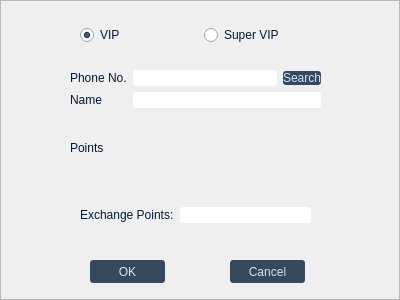
<?xml version="1.0" encoding="UTF-8"?>
<ui version="4.0">
 <class>GiftsDialog</class>
 <widget class="QDialog" name="GiftsDialog">
  <property name="geometry">
   <rect>
    <x>0</x>
    <y>0</y>
    <width>400</width>
    <height>300</height>
   </rect>
  </property>
  <property name="windowTitle">
   <string>Gifts exchange</string>
  </property>
  <property name="styleSheet">
   <string notr="true">QPushButton{
	font: 13pt &quot;Arial Rounded MT Bold&quot;;
background-color:rgba(1,25,53,200);
color:rgba(208,233,255);
bordercolor:rgba(1,25,53,90);
border-radius:3px;
}
QLabel
{
font: 11pt &quot;Arial&quot;;
color:rgb(1, 25, 53);
}
QLineEdit
{
border-color:rgba(255,255,255,200);
font: 11pt &quot;Arial&quot;;
border-color:rgba(1,25,53,50);
           border-radius:3px;
         background-color:rgba(255,255,255);
      color:rgba(1,25,53);
}
QRadioButton
{
font: 11pt &quot;Arial Rounded MT Bold&quot;;
color:rgb(1, 25, 53);
}
</string>
  </property>
  <widget class="QWidget" name="horizontalLayoutWidget">
   <property name="geometry">
    <rect>
     <x>80</x>
     <y>20</y>
     <width>241</width>
     <height>31</height>
    </rect>
   </property>
   <layout class="QHBoxLayout" name="horizontalLayout">
    <item>
     <widget class="QRadioButton" name="vipButton">
      <property name="text">
       <string>VIP</string>
      </property>
      <property name="checked">
       <bool>true</bool>
      </property>
     </widget>
    </item>
    <item>
     <widget class="QRadioButton" name="svipButton">
      <property name="text">
       <string>Super VIP</string>
      </property>
     </widget>
    </item>
   </layout>
  </widget>
  <widget class="QWidget" name="gridLayoutWidget">
   <property name="geometry">
    <rect>
     <x>70</x>
     <y>70</y>
     <width>251</width>
     <height>111</height>
    </rect>
   </property>
   <layout class="QGridLayout" name="gridLayout">
    <item row="0" column="1">
     <layout class="QHBoxLayout" name="horizontalLayout_2">
      <item>
       <widget class="QLineEdit" name="phoneNoEdit"/>
      </item>
      <item>
       <widget class="QPushButton" name="searchButton">
        <property name="text">
         <string>Search</string>
        </property>
       </widget>
      </item>
     </layout>
    </item>
    <item row="1" column="0">
     <widget class="QLabel" name="label">
      <property name="text">
       <string>Name</string>
      </property>
     </widget>
    </item>
    <item row="1" column="1">
     <widget class="QLineEdit" name="nameEdit"/>
    </item>
    <item row="0" column="0">
     <widget class="QLabel" name="label_3">
      <property name="text">
       <string>Phone No.</string>
      </property>
     </widget>
    </item>
    <item row="2" column="0">
     <widget class="QLabel" name="label_2">
      <property name="text">
       <string>Points</string>
      </property>
     </widget>
    </item>
    <item row="2" column="1">
     <widget class="QLabel" name="pointLabel">
      <property name="text">
       <string/>
      </property>
     </widget>
    </item>
   </layout>
  </widget>
  <widget class="QWidget" name="gridLayoutWidget_2">
   <property name="geometry">
    <rect>
     <x>80</x>
     <y>190</y>
     <width>231</width>
     <height>51</height>
    </rect>
   </property>
   <layout class="QGridLayout" name="gridLayout_2">
    <item row="0" column="0">
     <widget class="QLabel" name="label_4">
      <property name="text">
       <string>Exchange Points:</string>
      </property>
     </widget>
    </item>
    <item row="0" column="1">
     <widget class="QLineEdit" name="exchangelineEdit"/>
    </item>
   </layout>
  </widget>
  <widget class="QPushButton" name="okButton">
   <property name="geometry">
    <rect>
     <x>90</x>
     <y>260</y>
     <width>75</width>
     <height>23</height>
    </rect>
   </property>
   <property name="text">
    <string>OK</string>
   </property>
  </widget>
  <widget class="QPushButton" name="cancelButton">
   <property name="geometry">
    <rect>
     <x>230</x>
     <y>260</y>
     <width>75</width>
     <height>23</height>
    </rect>
   </property>
   <property name="text">
    <string>Cancel</string>
   </property>
  </widget>
  <widget class="QFrame" name="frame">
   <property name="geometry">
    <rect>
     <x>0</x>
     <y>0</y>
     <width>400</width>
     <height>300</height>
    </rect>
   </property>
   <property name="frameShape">
    <enum>QFrame::StyledPanel</enum>
   </property>
   <property name="frameShadow">
    <enum>QFrame::Raised</enum>
   </property>
  </widget>
  <zorder>frame</zorder>
  <zorder>horizontalLayoutWidget</zorder>
  <zorder>gridLayoutWidget</zorder>
  <zorder>gridLayoutWidget_2</zorder>
  <zorder>okButton</zorder>
  <zorder>cancelButton</zorder>
 </widget>
 <resources/>
 <connections/>
</ui>
